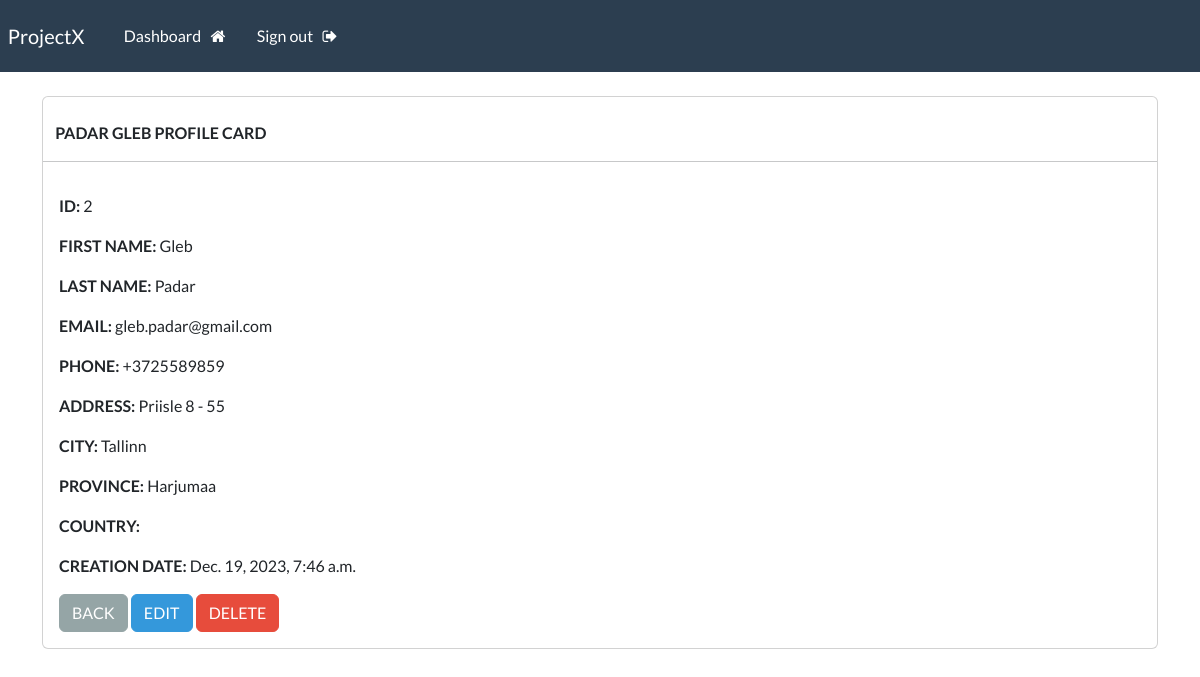
The page /record/2 (signed in) on the database its author committed.
### webapp/models.py (models this page shows, shortened)
class Record(models.Model):
    creation_date = models.DateTimeField(auto_now_add=True)
    first_name = models.CharField(max_length=100)
    last_name = models.CharField(max_length=100)
    email = models.CharField(max_length=255)
    phone = models.CharField(max_length=20)
    address = models.CharField(max_length=300)
    city = models.CharField(max_length=255)
    province = models.CharField(max_length=200)
    country = models.CharField(max_length=125)

### webapp/views.py (the view)
# urls.py: path("record/<int:pk>", views.record, name="record"),
@login_required(login_url='my-login')
def record(request, pk):
    all_records = Record.objects.get(id=pk)
    context = {"record": all_records}
    return render(request, 'webapp/view-record.html', context=context)

### webapp/templates/webapp/view-record.html (shortened to what this page needs)
{% extends 'webapp/base.html' %}
{% block content %}
    <body>
        <br>
        <main class="card">
            <strong>
                <br>
                {{record.last_name|upper}}
                {{record.first_name|upper}}
                PROFILE CARD
            </strong>
            <hr>
            <article class="card-body">
                <p><strong>ID: </strong>{{record.id}}</p>
                <p><strong>FIRST NAME: </strong>{{record.first_name}}</p>
                <p><strong>LAST NAME: </strong>{{record.last_name}}</p>
                <p><strong>EMAIL: </strong>{{record.email}}</p>
                <p><strong>PHONE: </strong>{{record.phone}}</p>
                <p><strong>ADDRESS: </strong>{{record.address}}</p>
                <p><strong>CITY: </strong>{{record.city}}</p>
                <p><strong>PROVINCE: </strong>{{record.province}}</p>
                <p><strong>COUNTRY: </strong>{{record.county}}</p>
                <p><strong>CREATION DATE: </strong>{{record.creation_date}}</p>
                <a class="btn btn-secondary" href="{% url 'dashboard' %}">BACK</a>
                <a class="btn btn-info" href="{% url 'update-record' record.id %}">EDIT</a>
                <a class="btn btn-danger" href="{% url 'delete-record' record.id %}">DELETE</a>
            </article>
        </main>
    </body>
{% endblock %}

### rows shown on the page
Record: last_name "PADAR", first_name "GLEB", id "2", first_name "Gleb", last_name "Padar", email "gleb.padar@gmail.com", phone "+3725589859", address "Priisle 8 - 55", city "Tallinn", province "Harjumaa", creation_date "Dec. 19, 2023, 7:46 a.m."
